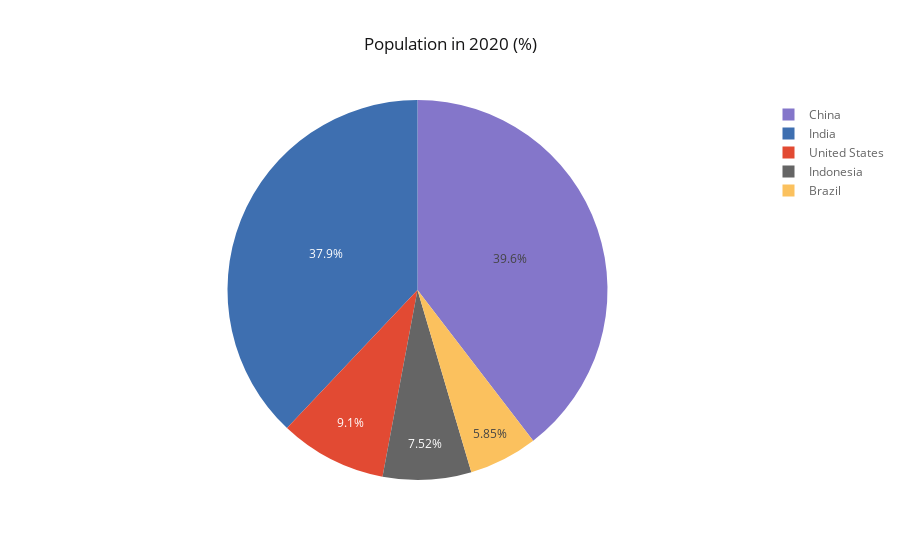

Notebook cell for this chart:
### Code cell
df_population_2020.iplot(kind='pie', labels='country',
                         values='2020',
                         title='Population in 2020 (%)')

### Figure 1 — Plotly figure (JSON) as saved in the notebook; plotly's stock layout.template omitted (floating-point values rounded to 4 significant figures)
{"data": [{"labels": ["United States", "India", "China", "Indonesia", "Brazil"], "marker": {"colors": ["rgba(226, 74, 51, 1.0)", "rgba(62, 111, 176, 1.0)", "rgba(132, 118, 202, 1.0)", "rgba(101, 101, 101, 1.0)", "rgba(251, 193, 94, 1.0)"]}, "name": "", "type": "pie", "values": [331002651, 1380004385, 1439323776, 273523615, 212559417]}], "layout": {"legend": {"bgcolor": "#FFFFFF", "font": {"color": "#666666"}}, "paper_bgcolor": "#FFFFFF", "plot_bgcolor": "#E5E5E5", "title": "Population in 2020 (%)", "titlefont": {"color": "#151516"}}}
